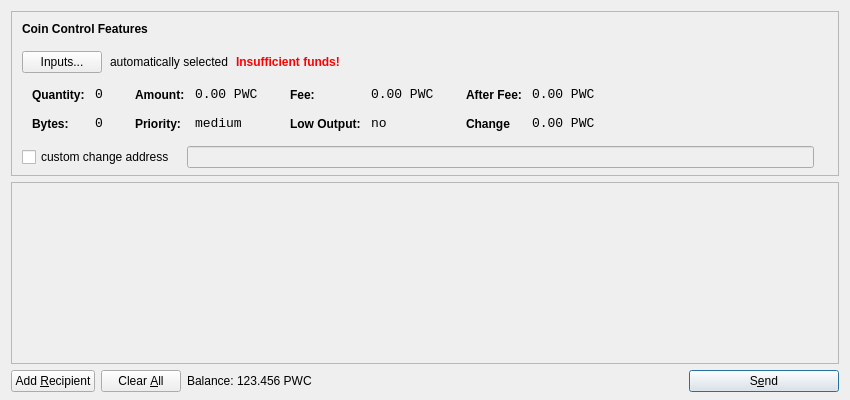
<?xml version="1.0" encoding="UTF-8"?>
<ui version="4.0">
 <class>SendCoinsDialog</class>
 <widget class="QDialog" name="SendCoinsDialog">
  <property name="geometry">
   <rect>
    <x>0</x>
    <y>0</y>
    <width>850</width>
    <height>400</height>
   </rect>
  </property>
  <property name="windowTitle">
   <string>Send Coins</string>
  </property>
  <layout class="QVBoxLayout" name="verticalLayout" stretch="0,1,0">
   <property name="bottomMargin">
    <number>8</number>
   </property>
   <item>
    <widget class="QFrame" name="frameCoinControl">
     <property name="sizePolicy">
      <sizepolicy hsizetype="Expanding" vsizetype="Expanding">
       <horstretch>0</horstretch>
       <verstretch>0</verstretch>
      </sizepolicy>
     </property>
     <property name="maximumSize">
      <size>
       <width>16777215</width>
       <height>16777215</height>
      </size>
     </property>
     <property name="frameShape">
      <enum>QFrame::StyledPanel</enum>
     </property>
     <property name="frameShadow">
      <enum>QFrame::Sunken</enum>
     </property>
     <layout class="QVBoxLayout" name="verticalLayoutCoinControl2">
      <property name="spacing">
       <number>-1</number>
      </property>
      <property name="leftMargin">
       <number>0</number>
      </property>
      <property name="topMargin">
       <number>0</number>
      </property>
      <property name="rightMargin">
       <number>0</number>
      </property>
      <property name="bottomMargin">
       <number>6</number>
      </property>
      <item>
       <layout class="QVBoxLayout" name="verticalLayoutCoinControl" stretch="0,0,0,0,1">
        <property name="spacing">
         <number>0</number>
        </property>
        <property name="leftMargin">
         <number>10</number>
        </property>
        <property name="topMargin">
         <number>10</number>
        </property>
        <item>
         <layout class="QHBoxLayout" name="horizontalLayoutCoinControl1">
          <property name="bottomMargin">
           <number>15</number>
          </property>
          <item>
           <widget class="QLabel" name="labelCoinControlFeatures">
            <property name="sizePolicy">
             <sizepolicy hsizetype="Preferred" vsizetype="Maximum">
              <horstretch>0</horstretch>
              <verstretch>0</verstretch>
             </sizepolicy>
            </property>
            <property name="font">
             <font>
              <weight>75</weight>
              <bold>true</bold>
             </font>
            </property>
            <property name="styleSheet">
             <string notr="true">font-weight:bold;</string>
            </property>
            <property name="text">
             <string>Coin Control Features</string>
            </property>
           </widget>
          </item>
         </layout>
        </item>
        <item>
         <layout class="QHBoxLayout" name="horizontalLayoutCoinControl2" stretch="0,0,0,0">
          <property name="spacing">
           <number>8</number>
          </property>
          <property name="bottomMargin">
           <number>10</number>
          </property>
          <item>
           <widget class="QPushButton" name="pushButtonCoinControl">
            <property name="styleSheet">
             <string notr="true"/>
            </property>
            <property name="text">
             <string>Inputs...</string>
            </property>
           </widget>
          </item>
          <item>
           <widget class="QLabel" name="labelCoinControlAutomaticallySelected">
            <property name="text">
             <string>automatically selected</string>
            </property>
            <property name="margin">
             <number>5</number>
            </property>
           </widget>
          </item>
          <item>
           <widget class="QLabel" name="labelCoinControlInsuffFunds">
            <property name="font">
             <font>
              <weight>75</weight>
              <bold>true</bold>
             </font>
            </property>
            <property name="styleSheet">
             <string notr="true">color:red;font-weight:bold;</string>
            </property>
            <property name="text">
             <string>Insufficient funds!</string>
            </property>
            <property name="margin">
             <number>5</number>
            </property>
           </widget>
          </item>
          <item>
           <spacer name="horizontalSpacerCoinControl">
            <property name="orientation">
             <enum>Qt::Horizontal</enum>
            </property>
            <property name="sizeHint" stdset="0">
             <size>
              <width>40</width>
              <height>1</height>
             </size>
            </property>
           </spacer>
          </item>
         </layout>
        </item>
        <item>
         <widget class="QWidget" name="widgetCoinControl" native="true">
          <property name="sizePolicy">
           <sizepolicy hsizetype="Preferred" vsizetype="Preferred">
            <horstretch>0</horstretch>
            <verstretch>0</verstretch>
           </sizepolicy>
          </property>
          <property name="minimumSize">
           <size>
            <width>0</width>
            <height>0</height>
           </size>
          </property>
          <property name="styleSheet">
           <string notr="true"/>
          </property>
          <layout class="QHBoxLayout" name="horizontalLayoutCoinControl5">
           <property name="margin">
            <number>0</number>
           </property>
           <item>
            <layout class="QHBoxLayout" name="horizontalLayoutCoinControl3" stretch="0,0,0,1">
             <property name="spacing">
              <number>20</number>
             </property>
             <property name="topMargin">
              <number>0</number>
             </property>
             <property name="bottomMargin">
              <number>10</number>
             </property>
             <item>
              <layout class="QFormLayout" name="formLayoutCoinControl1">
               <property name="horizontalSpacing">
                <number>10</number>
               </property>
               <property name="verticalSpacing">
                <number>14</number>
               </property>
               <property name="leftMargin">
                <number>10</number>
               </property>
               <property name="topMargin">
                <number>4</number>
               </property>
               <property name="rightMargin">
                <number>6</number>
               </property>
               <item row="0" column="0">
                <widget class="QLabel" name="labelCoinControlQuantityText">
                 <property name="styleSheet">
                  <string notr="true">font-weight:bold;</string>
                 </property>
                 <property name="text">
                  <string>Quantity:</string>
                 </property>
                 <property name="margin">
                  <number>0</number>
                 </property>
                </widget>
               </item>
               <item row="0" column="1">
                <widget class="QLabel" name="labelCoinControlQuantity">
                 <property name="font">
                  <font>
                   <family>Monospace</family>
                   <pointsize>10</pointsize>
                  </font>
                 </property>
                 <property name="cursor">
                  <cursorShape>IBeamCursor</cursorShape>
                 </property>
                 <property name="contextMenuPolicy">
                  <enum>Qt::ActionsContextMenu</enum>
                 </property>
                 <property name="text">
                  <string>0</string>
                 </property>
                 <property name="margin">
                  <number>0</number>
                 </property>
                 <property name="textInteractionFlags">
                  <set>Qt::LinksAccessibleByMouse|Qt::TextSelectableByKeyboard|Qt::TextSelectableByMouse</set>
                 </property>
                </widget>
               </item>
               <item row="1" column="0">
                <widget class="QLabel" name="labelCoinControlBytesText">
                 <property name="styleSheet">
                  <string notr="true">font-weight:bold;</string>
                 </property>
                 <property name="text">
                  <string>Bytes:</string>
                 </property>
                </widget>
               </item>
               <item row="1" column="1">
                <widget class="QLabel" name="labelCoinControlBytes">
                 <property name="font">
                  <font>
                   <family>Monospace</family>
                   <pointsize>10</pointsize>
                  </font>
                 </property>
                 <property name="cursor">
                  <cursorShape>IBeamCursor</cursorShape>
                 </property>
                 <property name="contextMenuPolicy">
                  <enum>Qt::ActionsContextMenu</enum>
                 </property>
                 <property name="text">
                  <string>0</string>
                 </property>
                 <property name="textInteractionFlags">
                  <set>Qt::LinksAccessibleByMouse|Qt::TextSelectableByKeyboard|Qt::TextSelectableByMouse</set>
                 </property>
                </widget>
               </item>
              </layout>
             </item>
             <item>
              <layout class="QFormLayout" name="formLayoutCoinControl2">
               <property name="horizontalSpacing">
                <number>10</number>
               </property>
               <property name="verticalSpacing">
                <number>14</number>
               </property>
               <property name="leftMargin">
                <number>6</number>
               </property>
               <property name="topMargin">
                <number>4</number>
               </property>
               <property name="rightMargin">
                <number>6</number>
               </property>
               <item row="0" column="0">
                <widget class="QLabel" name="labelCoinControlAmountText">
                 <property name="styleSheet">
                  <string notr="true">font-weight:bold;</string>
                 </property>
                 <property name="text">
                  <string>Amount:</string>
                 </property>
                 <property name="margin">
                  <number>0</number>
                 </property>
                </widget>
               </item>
               <item row="0" column="1">
                <widget class="QLabel" name="labelCoinControlAmount">
                 <property name="font">
                  <font>
                   <family>Monospace</family>
                   <pointsize>10</pointsize>
                  </font>
                 </property>
                 <property name="cursor">
                  <cursorShape>IBeamCursor</cursorShape>
                 </property>
                 <property name="contextMenuPolicy">
                  <enum>Qt::ActionsContextMenu</enum>
                 </property>
                 <property name="text">
                  <string>0.00 PWC</string>
                 </property>
                 <property name="textInteractionFlags">
                  <set>Qt::LinksAccessibleByMouse|Qt::TextSelectableByKeyboard|Qt::TextSelectableByMouse</set>
                 </property>
                </widget>
               </item>
               <item row="1" column="0">
                <widget class="QLabel" name="labelCoinControlPriorityText">
                 <property name="styleSheet">
                  <string notr="true">font-weight:bold;</string>
                 </property>
                 <property name="text">
                  <string>Priority:</string>
                 </property>
                </widget>
               </item>
               <item row="1" column="1">
                <widget class="QLabel" name="labelCoinControlPriority">
                 <property name="font">
                  <font>
                   <family>Monospace</family>
                   <pointsize>10</pointsize>
                  </font>
                 </property>
                 <property name="cursor">
                  <cursorShape>IBeamCursor</cursorShape>
                 </property>
                 <property name="contextMenuPolicy">
                  <enum>Qt::ActionsContextMenu</enum>
                 </property>
                 <property name="text">
                  <string>medium</string>
                 </property>
                 <property name="textInteractionFlags">
                  <set>Qt::LinksAccessibleByMouse|Qt::TextSelectableByKeyboard|Qt::TextSelectableByMouse</set>
                 </property>
                </widget>
               </item>
              </layout>
             </item>
             <item>
              <layout class="QFormLayout" name="formLayoutCoinControl3">
               <property name="horizontalSpacing">
                <number>10</number>
               </property>
               <property name="verticalSpacing">
                <number>14</number>
               </property>
               <property name="leftMargin">
                <number>6</number>
               </property>
               <property name="topMargin">
                <number>4</number>
               </property>
               <property name="rightMargin">
                <number>6</number>
               </property>
               <item row="0" column="0">
                <widget class="QLabel" name="labelCoinControlFeeText">
                 <property name="styleSheet">
                  <string notr="true">font-weight:bold;</string>
                 </property>
                 <property name="text">
                  <string>Fee:</string>
                 </property>
                 <property name="margin">
                  <number>0</number>
                 </property>
                </widget>
               </item>
               <item row="0" column="1">
                <widget class="QLabel" name="labelCoinControlFee">
                 <property name="font">
                  <font>
                   <family>Monospace</family>
                   <pointsize>10</pointsize>
                  </font>
                 </property>
                 <property name="cursor">
                  <cursorShape>IBeamCursor</cursorShape>
                 </property>
                 <property name="contextMenuPolicy">
                  <enum>Qt::ActionsContextMenu</enum>
                 </property>
                 <property name="text">
                  <string>0.00 PWC</string>
                 </property>
                 <property name="textInteractionFlags">
                  <set>Qt::LinksAccessibleByMouse|Qt::TextSelectableByKeyboard|Qt::TextSelectableByMouse</set>
                 </property>
                </widget>
               </item>
               <item row="1" column="0">
                <widget class="QLabel" name="labelCoinControlLowOutputText">
                 <property name="styleSheet">
                  <string notr="true">font-weight:bold;</string>
                 </property>
                 <property name="text">
                  <string>Low Output:</string>
                 </property>
                </widget>
               </item>
               <item row="1" column="1">
                <widget class="QLabel" name="labelCoinControlLowOutput">
                 <property name="font">
                  <font>
                   <family>Monospace</family>
                   <pointsize>10</pointsize>
                  </font>
                 </property>
                 <property name="cursor">
                  <cursorShape>IBeamCursor</cursorShape>
                 </property>
                 <property name="contextMenuPolicy">
                  <enum>Qt::ActionsContextMenu</enum>
                 </property>
                 <property name="text">
                  <string>no</string>
                 </property>
                 <property name="textInteractionFlags">
                  <set>Qt::LinksAccessibleByMouse|Qt::TextSelectableByKeyboard|Qt::TextSelectableByMouse</set>
                 </property>
                </widget>
               </item>
              </layout>
             </item>
             <item>
              <layout class="QFormLayout" name="formLayoutCoinControl4">
               <property name="horizontalSpacing">
                <number>10</number>
               </property>
               <property name="verticalSpacing">
                <number>14</number>
               </property>
               <property name="leftMargin">
                <number>6</number>
               </property>
               <property name="topMargin">
                <number>4</number>
               </property>
               <property name="rightMargin">
                <number>6</number>
               </property>
               <item row="0" column="0">
                <widget class="QLabel" name="labelCoinControlAfterFeeText">
                 <property name="styleSheet">
                  <string notr="true">font-weight:bold;</string>
                 </property>
                 <property name="text">
                  <string>After Fee:</string>
                 </property>
                 <property name="margin">
                  <number>0</number>
                 </property>
                </widget>
               </item>
               <item row="0" column="1">
                <widget class="QLabel" name="labelCoinControlAfterFee">
                 <property name="font">
                  <font>
                   <family>Monospace</family>
                   <pointsize>10</pointsize>
                  </font>
                 </property>
                 <property name="cursor">
                  <cursorShape>IBeamCursor</cursorShape>
                 </property>
                 <property name="contextMenuPolicy">
                  <enum>Qt::ActionsContextMenu</enum>
                 </property>
                 <property name="text">
                  <string>0.00 PWC</string>
                 </property>
                 <property name="textInteractionFlags">
                  <set>Qt::LinksAccessibleByMouse|Qt::TextSelectableByKeyboard|Qt::TextSelectableByMouse</set>
                 </property>
                </widget>
               </item>
               <item row="1" column="0">
                <widget class="QLabel" name="labelCoinControlChangeText">
                 <property name="styleSheet">
                  <string notr="true">font-weight:bold;</string>
                 </property>
                 <property name="text">
                  <string>Change</string>
                 </property>
                </widget>
               </item>
               <item row="1" column="1">
                <widget class="QLabel" name="labelCoinControlChange">
                 <property name="font">
                  <font>
                   <family>Monospace</family>
                   <pointsize>10</pointsize>
                  </font>
                 </property>
                 <property name="cursor">
                  <cursorShape>IBeamCursor</cursorShape>
                 </property>
                 <property name="contextMenuPolicy">
                  <enum>Qt::ActionsContextMenu</enum>
                 </property>
                 <property name="text">
                  <string>0.00 PWC</string>
                 </property>
                 <property name="textInteractionFlags">
                  <set>Qt::LinksAccessibleByMouse|Qt::TextSelectableByKeyboard|Qt::TextSelectableByMouse</set>
                 </property>
                </widget>
               </item>
              </layout>
             </item>
            </layout>
           </item>
          </layout>
         </widget>
        </item>
        <item>
         <layout class="QHBoxLayout" name="horizontalLayoutCoinControl4" stretch="0,0,0">
          <property name="spacing">
           <number>12</number>
          </property>
          <property name="sizeConstraint">
           <enum>QLayout::SetDefaultConstraint</enum>
          </property>
          <property name="topMargin">
           <number>5</number>
          </property>
          <property name="rightMargin">
           <number>5</number>
          </property>
          <item>
           <widget class="QCheckBox" name="checkBoxCoinControlChange">
            <property name="text">
             <string>custom change address</string>
            </property>
           </widget>
          </item>
          <item>
           <widget class="QLineEdit" name="lineEditCoinControlChange">
            <property name="enabled">
             <bool>false</bool>
            </property>
            <property name="sizePolicy">
             <sizepolicy hsizetype="Expanding" vsizetype="Fixed">
              <horstretch>0</horstretch>
              <verstretch>0</verstretch>
             </sizepolicy>
            </property>
           </widget>
          </item>
          <item>
           <widget class="QLabel" name="labelCoinControlChangeLabel">
            <property name="sizePolicy">
             <sizepolicy hsizetype="Preferred" vsizetype="Expanding">
              <horstretch>0</horstretch>
              <verstretch>0</verstretch>
             </sizepolicy>
            </property>
            <property name="minimumSize">
             <size>
              <width>0</width>
              <height>0</height>
             </size>
            </property>
            <property name="text">
             <string/>
            </property>
            <property name="margin">
             <number>3</number>
            </property>
           </widget>
          </item>
         </layout>
        </item>
        <item>
         <spacer name="verticalSpacerCoinControl">
          <property name="orientation">
           <enum>Qt::Vertical</enum>
          </property>
          <property name="sizeHint" stdset="0">
           <size>
            <width>800</width>
            <height>1</height>
           </size>
          </property>
         </spacer>
        </item>
       </layout>
      </item>
     </layout>
    </widget>
   </item>
   <item>
    <widget class="QScrollArea" name="scrollArea">
     <property name="widgetResizable">
      <bool>true</bool>
     </property>
     <widget class="QWidget" name="scrollAreaWidgetContents">
      <property name="geometry">
       <rect>
        <x>0</x>
        <y>0</y>
        <width>830</width>
        <height>165</height>
       </rect>
      </property>
      <layout class="QVBoxLayout" name="verticalLayout_2">
       <property name="margin">
        <number>0</number>
       </property>
       <item>
        <layout class="QVBoxLayout" name="entries">
         <property name="spacing">
          <number>6</number>
         </property>
        </layout>
       </item>
       <item>
        <spacer name="verticalSpacer">
         <property name="orientation">
          <enum>Qt::Vertical</enum>
         </property>
         <property name="sizeHint" stdset="0">
          <size>
           <width>20</width>
           <height>40</height>
          </size>
         </property>
        </spacer>
       </item>
      </layout>
     </widget>
    </widget>
   </item>
   <item>
    <layout class="QHBoxLayout" name="horizontalLayout">
     <item>
      <widget class="QPushButton" name="addButton">
       <property name="toolTip">
        <string>Send to multiple recipients at once</string>
       </property>
       <property name="text">
        <string>Add &amp;Recipient</string>
       </property>
       <property name="icon">
        <iconset resource="../bitcoin.qrc">
         <normaloff>:/icons/add</normaloff>:/icons/add</iconset>
       </property>
       <property name="autoDefault">
        <bool>false</bool>
       </property>
      </widget>
     </item>
     <item>
      <widget class="QPushButton" name="clearButton">
       <property name="sizePolicy">
        <sizepolicy hsizetype="Minimum" vsizetype="Fixed">
         <horstretch>0</horstretch>
         <verstretch>0</verstretch>
        </sizepolicy>
       </property>
       <property name="toolTip">
        <string>Remove all transaction fields</string>
       </property>
       <property name="text">
        <string>Clear &amp;All</string>
       </property>
       <property name="icon">
        <iconset resource="../bitcoin.qrc">
         <normaloff>:/icons/remove</normaloff>:/icons/remove</iconset>
       </property>
       <property name="autoRepeatDelay">
        <number>300</number>
       </property>
       <property name="autoDefault">
        <bool>false</bool>
       </property>
      </widget>
     </item>
     <item>
      <layout class="QHBoxLayout" name="horizontalLayout_2">
       <property name="spacing">
        <number>3</number>
       </property>
       <item>
        <widget class="QLabel" name="label">
         <property name="sizePolicy">
          <sizepolicy hsizetype="Preferred" vsizetype="Fixed">
           <horstretch>0</horstretch>
           <verstretch>0</verstretch>
          </sizepolicy>
         </property>
         <property name="text">
          <string>Balance:</string>
         </property>
        </widget>
       </item>
       <item>
        <widget class="QLabel" name="labelBalance">
         <property name="sizePolicy">
          <sizepolicy hsizetype="Preferred" vsizetype="Fixed">
           <horstretch>0</horstretch>
           <verstretch>0</verstretch>
          </sizepolicy>
         </property>
         <property name="cursor">
          <cursorShape>IBeamCursor</cursorShape>
         </property>
         <property name="text">
          <string>123.456 PWC</string>
         </property>
         <property name="textInteractionFlags">
          <set>Qt::LinksAccessibleByMouse|Qt::TextSelectableByKeyboard|Qt::TextSelectableByMouse</set>
         </property>
        </widget>
       </item>
      </layout>
     </item>
     <item>
      <spacer name="horizontalSpacer">
       <property name="orientation">
        <enum>Qt::Horizontal</enum>
       </property>
       <property name="sizeHint" stdset="0">
        <size>
         <width>40</width>
         <height>20</height>
        </size>
       </property>
      </spacer>
     </item>
     <item>
      <widget class="QPushButton" name="sendButton">
       <property name="minimumSize">
        <size>
         <width>150</width>
         <height>0</height>
        </size>
       </property>
       <property name="toolTip">
        <string>Confirm the send action</string>
       </property>
       <property name="text">
        <string>S&amp;end</string>
       </property>
       <property name="icon">
        <iconset resource="../bitcoin.qrc">
         <normaloff>:/icons/send</normaloff>:/icons/send</iconset>
       </property>
       <property name="default">
        <bool>true</bool>
       </property>
      </widget>
     </item>
    </layout>
   </item>
  </layout>
 </widget>
 <resources>
  <include location="../bitcoin.qrc"/>
 </resources>
 <connections/>
</ui>
